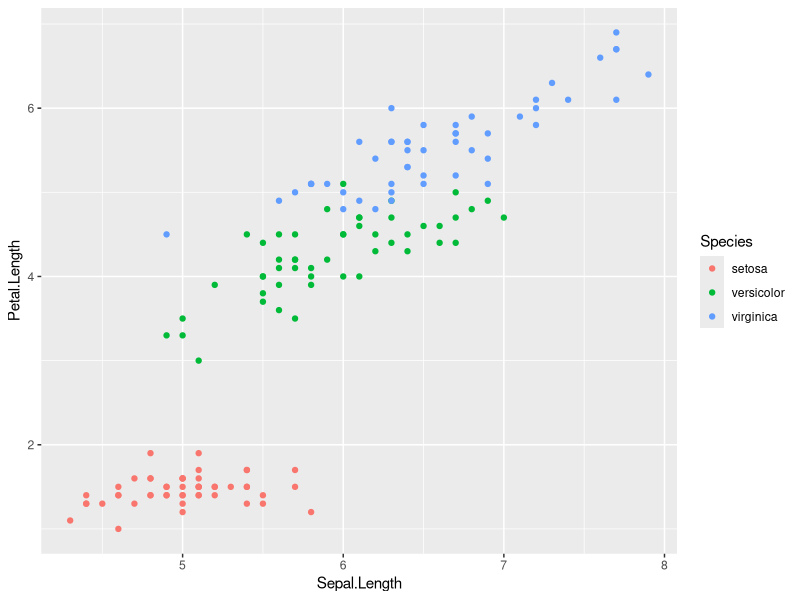

Here is the R script that generated this plot:
## ---- chunk 1
#| output: false

# Clear the memory
rm(list = ls())

# import the tidyverse package
library(tidyverse)
## ---- chunk 2
data("iris")
head(iris, 5)
## ---- chunk 3
ggplot(iris, aes(x = Sepal.Length, y = Petal.Length, color = Species)) +
  geom_point()
